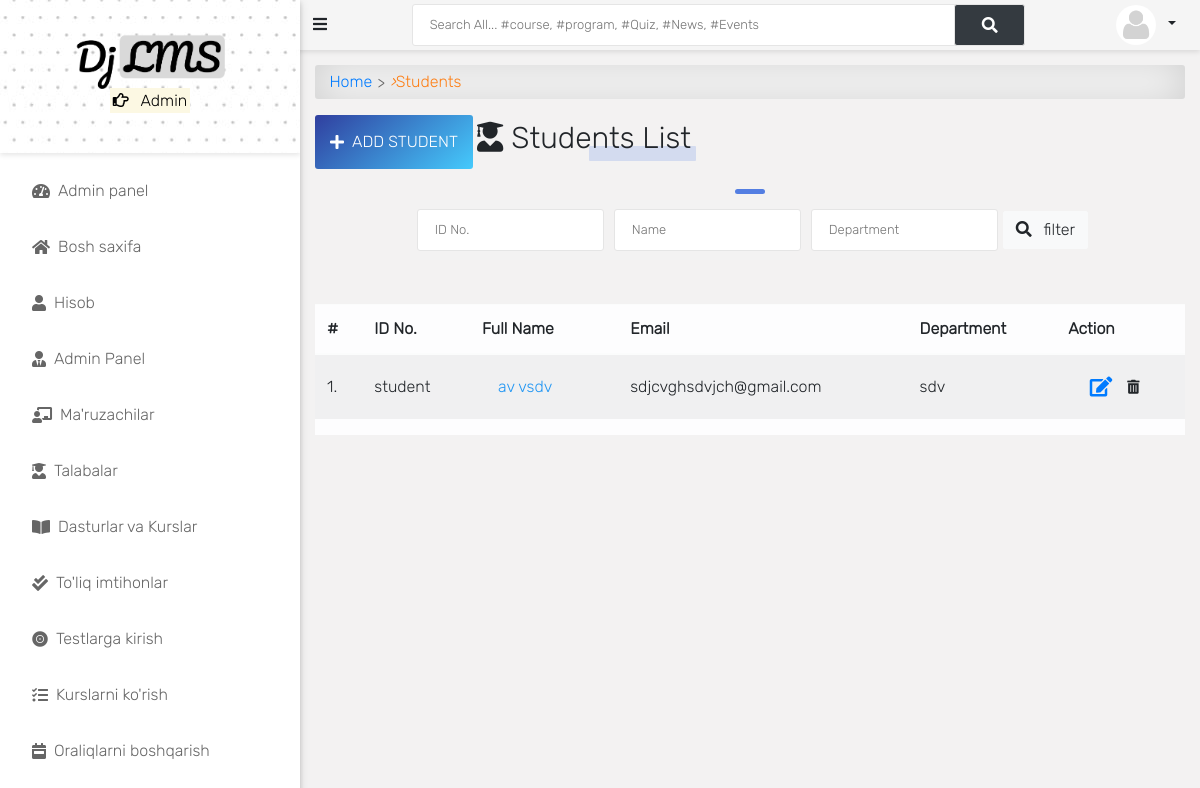
The page /accounts/students/ (signed in) on the database as committed earlier.
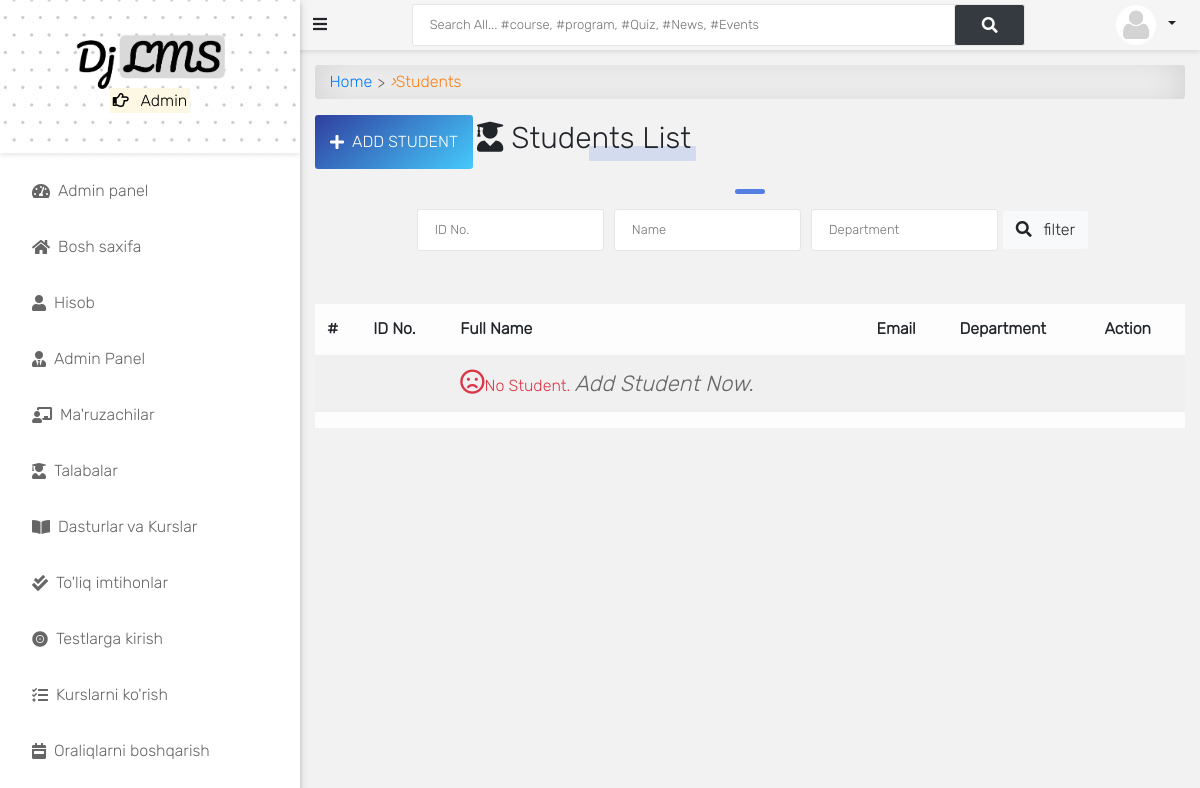
The same page on the database as committed later.
### accounts/models.py (models this page shows, shortened)
class Student(models.Model):
    student = models.OneToOneField(User, on_delete=models.CASCADE)
    level = models.CharField(max_length=25, choices=LEVEL, null=True)
    department = models.ForeignKey(Program, on_delete=models.CASCADE, null=True)
    objects = StudentManager()

class User(AbstractUser):
    is_student = models.BooleanField(default=False)
    is_lecturer = models.BooleanField(default=False)
    is_parent = models.BooleanField(default=False)
    is_dep_head = models.BooleanField(default=False)
    phone = models.CharField(max_length=60, blank=True, null=True)
    address = models.CharField(max_length=60, blank=True, null=True)
    picture = models.ImageField(upload_to='profile_pictures/%y/%m/%d/', default='default.png', null=True)
    email = models.EmailField(blank=True, null=True)
    username_validator = ASCIIUsernameValidator()
    objects = UserManager()
    @property
    def get_full_name(self):
        full_name = self.username
        if self.first_name and self.last_name:
            full_name = self.first_name + " " + self.last_name
        return full_name
    @property
    def get_user_role(self):
        if self.is_superuser:
            return "Admin"
        elif self.is_student:
            return "Student"
        elif self.is_lecturer:
            return "Lecturer"
        elif self.is_parent:
            return "Parent"

### course/models.py (models this page shows, shortened)
class Program(models.Model):
    title = models.CharField(max_length=150, unique=True)
    summary = models.TextField(null=True, blank=True)
    objects = ProgramManager()
    def __str__(self):
        return self.title

### accounts/views.py (the view)
# urls.py: path('students/', StudentListView.as_view(), name='student_list'),
@method_decorator([login_required, admin_required], name='dispatch')
class StudentListView(ListView):
    template_name = "accounts/student_list.html"
    paginate_by = 10  # if pagination is desired
    def get_queryset(self):
        queryset = Student.objects.all()
        query = self.request.GET.get('student_id')
        if query is not None:
            queryset = queryset.filter(Q(department=query))
        return queryset
    def get_context_data(self, **kwargs):
        context = super().get_context_data(**kwargs)
        context['title'] = "Students | DjangoSMS"
        return context

### templates/accounts/student_list.html (shortened to what this page needs)
{% extends 'base.html' %}
{% block content %}
<div id="input-nav"><a href="{% url 'home' %}" class="primary1">Home</a> <i>&rsaquo;</i> Students</div>
{% if request.user.is_superuser %}
<a class="add-button" href="{% url 'add_student' %}"><i class="fas fa-plus"></i>Add Student</a>
{% endif %}
<div class="title-1"><i class="fas fa-user-graduate"></i>Students List</div>
<div class="title-line"></div>
<div class="content-center">
    <form class="search-form" action="" method="GET">
        <input class="au-input" type="text" id="student_id" name="student_id" placeholder="ID No." value="{{ request.GET.student_id }}"/>
        <input class="au-input" type="text" name="name" placeholder="Name" value="{{ request.GET.name }}"/>
        <input class="au-input" type="text" name="department" placeholder="Department" value="{{ request.GET.department }}"/>
        <button class="btn btn-light" type="submit">
            <i class="fas fa-search"></i> filter
        </button>
    </form>
</div>
<div class="table-responsive table-shadow table-light table-striped m-0 mt-5">
    <table class="table">
        <thead>
            <tr>
                <th>#</th>
                <th> ID No. </th>
                <th> Full Name </th>
                <th> Email </th>
                <th> Department </th>
                {% if request.user.is_superuser %}
                <th> Action </th>
                {% endif %}
            </tr>
        </thead>
        <tbody>
            {% for student in object_list %}
            <tr>
                <td> {{ forloop.counter }}.</td>
                <td>{{ student.student.username }} </td>
                <td><a href="{% url 'profile_single' student.student.id %}">{{ student.student.get_full_name }}</a></td>
                <td>{{ student.student.email }} </td>
                <td>{{ student.department }}</td>
                {% if request.user.is_superuser %}
                <td>
                    <div class="update-delete">
                        <a href="{% url 'student_edit' student.student.pk %}" class="update" title="Edit"><i class="fas fa-edit"></i></a>
                        <form action="{% url 'student_delete' student.pk %}">{% csrf_token %}
                            <button type="submit" class="btn btn-sm" title="Delete"><i class="fas fa-trash-alt"></i></button>
                        </form>
                    </div>
                </td>
                {% endif %}
                {% empty %}
                <tr>
                  <td></td>
                  <td></td>
                  <td>
                  <span class="text-danger">
                    <i class="far fa-frown"></i>No Student.
                    {% if request.user.is_superuser %}
                    <a href="{% url 'add_student' %}">
                    <i class="primary" style="font-size: 22px;">
                       Add Student Now.
                    </i>
                    {% endif %}
                    </a>
                  </span>
                </td>
                <td></td>
                <td></td>
                <td></td>
                </tr>
            {% endfor %}
        </tbody>
    </table>
</div>
{% endblock content %}

Rows that differ between the two databases and show on the page:
removed Student: student.username "student", student.get_full_name "av vsdv", student.email "sdjcvghsdvjch@gmail.com", department "sdv"
Other text that changed with them:
text now shown: "No Student. Add Student Now."
